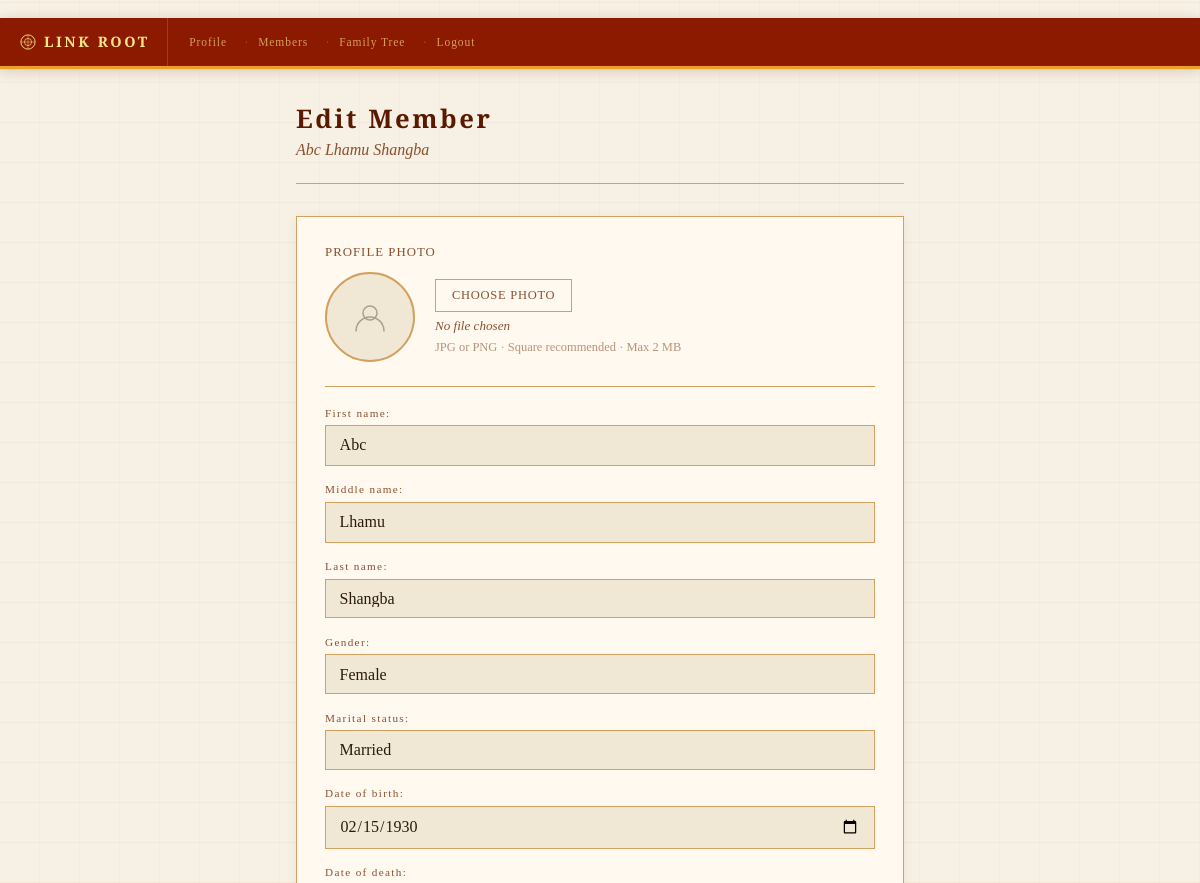
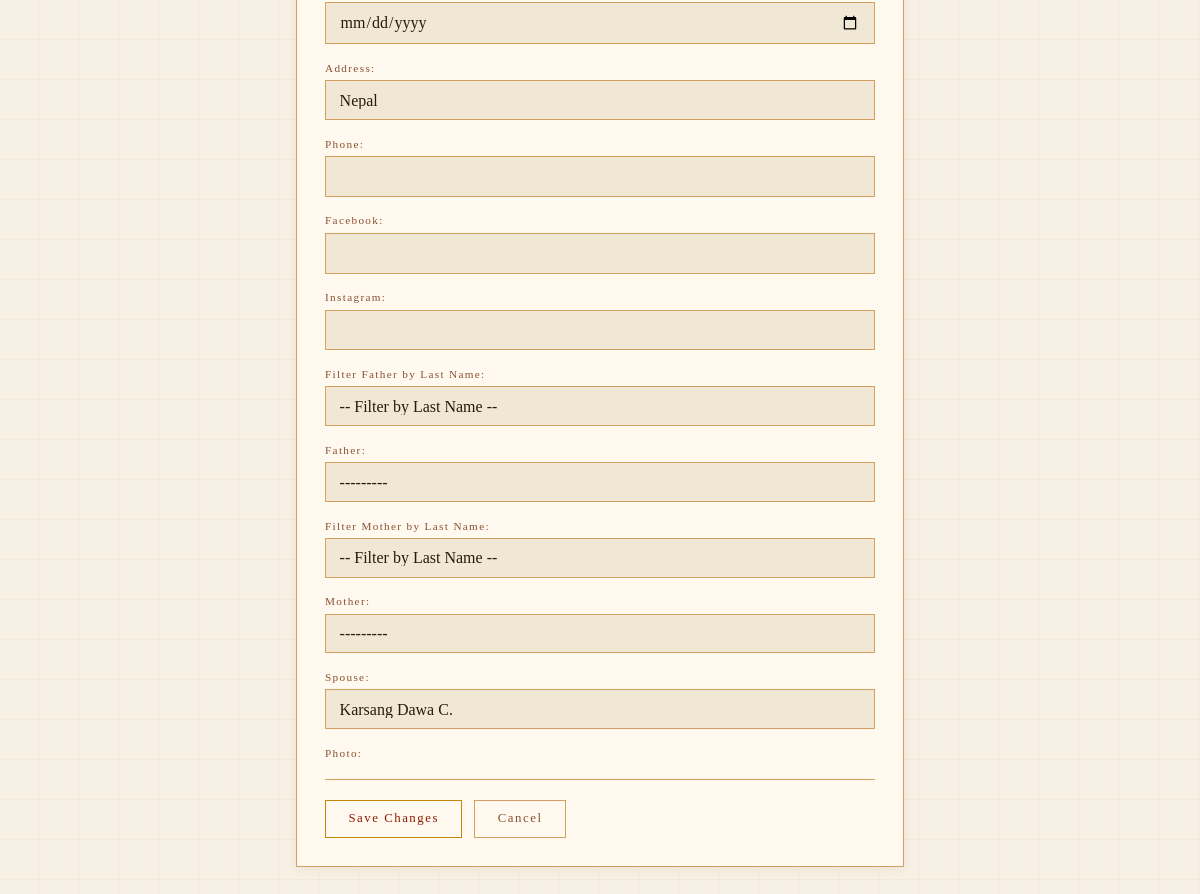
Screenshot of /accounts/family/3/edit/ (signed in) with the database file from the repository (2 pictures, top to bottom).
### accounts/models.py (models this page shows, shortened)
class FamilyMember(models.Model):
    user         = models.ForeignKey(User, on_delete=models.CASCADE, null=True, blank=True)
    family_group = models.ForeignKey(FamilyGroup, on_delete=models.SET_NULL, null=True, blank=True, related_name='members')
    first_name   = models.CharField(max_length=100)
    middle_name  = models.CharField(max_length=100, blank=True)
    last_name    = models.CharField(max_length=100)
    gender         = models.CharField(max_length=1, choices=GENDER_CHOICES, null=True, blank=True)
    marital_status = models.CharField(max_length=10, choices=MARITAL_STATUS, default='Single')
    date_of_birth  = models.DateField(null=True, blank=True)
    date_of_death  = models.DateField(null=True, blank=True)
    address        = models.TextField(blank=True)
    photo          = models.ImageField(upload_to='members/', blank=True, null=True)
    phone          = models.CharField(max_length=30, blank=True)
    facebook       = models.CharField(max_length=200, blank=True)
    instagram      = models.CharField(max_length=200, blank=True)
    father = models.ForeignKey(
        'self', null=True, blank=True,
        on_delete=models.SET_NULL,
        related_name='children_of_father'
    )
    mother = models.ForeignKey(
        'self', null=True, blank=True,
        on_delete=models.SET_NULL,
        related_name='children_of_mother'
    )
    spouse = models.ForeignKey(
        'self', null=True, blank=True,
        on_delete=models.SET_NULL,
        related_name='married_to'
    )
    def __str__(self):
        if self.middle_name:
            return f"{self.first_name} {self.middle_name} {self.last_name[0]}."
        return f"{self.first_name} {self.last_name[0]}."

### accounts/views.py (the view)
# urls.py: path('family/<int:pk>/edit/', views.edit_member, name='edit_member'),
@login_required
def edit_member(request, pk):
    member = get_object_or_404(FamilyMember, pk=pk)
    if not _user_can_edit(request.user, member):
        messages.error(request, 'You do not have permission to edit this member.')
        return redirect('family_detail', pk=pk)
    if request.method == 'POST':
        form = FamilyMemberForm(request.POST, request.FILES, instance=member)
        if form.is_valid():
            old = {f: getattr(member, f) for f in [
                'first_name', 'last_name', 'date_of_birth', 'date_of_death', 'gender'
            ]}
            form.save()
            new = {f: getattr(member, f) for f in old}
            changes = [f for f in old if str(old[f]) != str(new[f])]
            notes = 'Changed: ' + ', '.join(changes) if changes else ''
            EditHistory.objects.create(
                member=member,
                member_name=str(member),
                action='edit',
                changed_by=request.user,
                notes=notes,
                family_group=member.family_group,
            )
            return redirect('family_detail', pk=pk)
    else:
        form = FamilyMemberForm(instance=member)
    return render(request, 'accounts/edit_member.html', {'form': form, 'member': member})

### accounts/views.py (called while the page is built, shortened)
def _user_can_edit(user, member):
    if user.is_staff or user.is_superuser:
        return True

### accounts/templates/accounts/edit_member.html (shortened to what this page needs)
﻿{% extends 'accounts/base.html' %}
{% block content %}
<div class="main" style="max-width:640px;">
  <div class="page-header">
    <div class="page-title">Edit Member</div>
    <div class="page-subtitle">{{ member.first_name }} {{ member.middle_name }} {{ member.last_name }}</div>
  </div>
  <div class="card">
    <form method="POST" enctype="multipart/form-data" id="member-form">
      {% csrf_token %}
      <div style="margin-bottom:1.5rem;">
        <label style="display:block; font-family:'Cinzel',serif; font-size:0.8rem; letter-spacing:0.08em; color:var(--text-dim); margin-bottom:0.75rem;">
          PROFILE PHOTO
        </label>
        <div style="display:flex; align-items:center; gap:1.25rem; margin-bottom:0.75rem;">
          <div id="photo-preview-wrap" style="width:90px; height:90px; border-radius:50%; border:2px solid var(--border); overflow:hidden; background:var(--surface2); flex-shrink:0; display:flex; align-items:center; justify-content:center;">
          </div>
          <div style="flex:1;">
            <label for="id_photo" id="photo-label"
              style="display:inline-block; cursor:pointer; padding:0.5rem 1rem; border:1px solid var(--border); font-family:'Cinzel',serif; font-size:0.78rem; letter-spacing:0.06em; color:var(--text-dim); transition:border-color 0.2s, color 0.2s;">
              {% if member.photo %}CHANGE PHOTO{% else %}CHOOSE PHOTO{% endif %}
            </label>
            <div id="photo-filename" style="margin-top:0.4rem; font-size:0.82rem; color:var(--text-dim); font-style:italic;">
              {% if member.photo %}Current photo saved{% else %}No file chosen{% endif %}
            </div>
            <div style="margin-top:0.35rem; font-size:0.78rem; color:var(--text-dim); opacity:0.6;">
              JPG or PNG · Square recommended · Max 2 MB
            </div>
          </div>
        </div>
      </div>
      <hr style="border:none; border-top:1px solid var(--border); margin-bottom:1.25rem;" />
      {{ form.as_p }}
      <div style="margin-top:1.25rem; padding-top:1.25rem; border-top:1px solid var(--border); display:flex; gap:0.75rem; flex-wrap:wrap;">
        <button type="submit" class="btn">Save Changes</button>
        <a href="{% url 'family_detail' member.pk %}" class="btn" style="border-color:var(--border); color:var(--text-dim);">Cancel</a>
      </div>
    </form>
  </div>
</div>
{% endblock %}

### accounts/templates/accounts/base.html (style rules this page uses)
:root { --bg: #f7f0e4; --surface: #fff9ef; --surface2: #f0e8d4; --border: #d4a060; --gold: #8B1a00; --gold-light: #5a1a00; --gold-dim: #c8860a; --text: #2a1a0a; --text-dim: #8a5030; --male: #ddeaf8; --male-border: #3a7abf; --female: #f8ddf0; --female-border:#bf3a8a; --error: #bf3a3a; }
* { box-sizing: border-box; margin: 0; padding: 0; }
body { background: var(--bg); color: var(--text); font-family: 'Crimson Text', Georgia, serif; min-height: 100vh; }
body::before { content: ''; position: fixed; inset: 0; background-image: repeating-linear-gradient(0deg, transparent, transparent 39px, rgba(180,140,60,0.06) 39px, rgba(180,140,60,0.06) 40px), repeating-linear-gradient(90deg, transparent, transparent 39px, rgba(180,140,60,0.04) 39px, rgba(180,140,60,0.04) 40px); pointer-events: none; z-index: 0; }
.main { position: relative; z-index: 1; max-width: 960px; margin: 0 auto; padding: 2rem 1rem; }
.page-header { margin-bottom: 2rem; padding-bottom: 1.5rem; border-bottom: 1px solid var(--border); }
.page-title { font-family: 'Cinzel', serif; font-size: clamp(1.2rem, 5vw, 1.6rem); font-weight: 600; color: var(--gold-light); letter-spacing: 0.1em; }
.page-subtitle { color: var(--text-dim); font-style: italic; font-size: 1rem; margin-top: 0.3rem; }
.card { background: var(--surface); border: 1px solid var(--border); padding: 1.75rem; margin-bottom: 1.25rem; position: relative; box-shadow: 0 2px 10px rgba(100,50,0,0.07); }
p label { display: block; font-family: 'Cinzel', serif; font-size: 0.7rem; letter-spacing: 0.12em; color: var(--text-dim); margin-bottom: 0.4rem; }
p { margin-bottom: 1.1rem; }
p input[type="text"], p input[type="password"], p input[type="date"], p input[type="email"], p select, p textarea { width: 100%; background: var(--surface2); border: 1px solid var(--border); color: var(--text); padding: 0.65rem 0.85rem; font-family: 'Crimson Text', serif; font-size: 1rem; outline: none; transition: border-color 0.2s; -webkit-appearance: none; border-radius: 0; }
p select option { background: var(--surface2); color: var(--text); }
.btn { background: transparent; border: 1px solid var(--gold-dim); color: var(--gold); padding: 0.65rem 1.4rem; font-family: 'Cinzel', serif; font-size: 0.8rem; letter-spacing: 0.12em; cursor: pointer; transition: all 0.2s; text-decoration: none; display: inline-block; }

### accounts/templates/accounts/edit_member.html (style rules this page uses)
#photo-preview-wrap { transition: border-color 0.2s; }

### rows the page displays
FamilyMember: first_name "Abc", middle_name "Lhamu", last_name "Shangba", gender "Female", marital_status "Married", date_of_birth "02/15/1930", address "Nepal", father "---------", mother "---------", spouse "Karsang Dawa C."
FamilyMember: last_name "Shangba"
